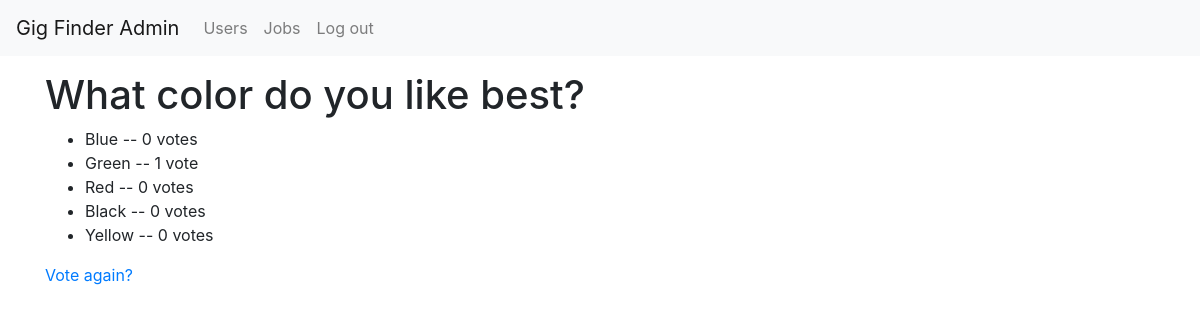
/1/results/, run on the app's committed database.
### polls/models.py (models this page shows, shortened)
class Question(models.Model):
    question_text = models.CharField(max_length=200)
    pub_date = models.DateTimeField('date published')

class Choice(models.Model):
    question = models.ForeignKey(Question, on_delete=models.CASCADE)
    choice_text = models.CharField(max_length=200)
    votes = models.IntegerField(default=0)

### polls/views.py (the view)
# urls.py: path('<int:pk>/results/', views.ResultsView.as_view(), name='results'),
class ResultsView(generic.DetailView):
    model = Question
    template_name = 'polls/results.html'

### polls/templates/polls/results.html
{% extends 'base.html' %}
{% block content %}
<h1>{{ question.question_text }}</h1>
<ul>
    {% for choice in question.choice_set.all %}
        <li>
            {{ choice.choice_text }} -- {{ choice.votes }} vote{{ choice.votes|pluralize }}
        </li>
    {% endfor %}
</ul>
<a href="{% url 'polls:detail' question.id %}">Vote again?</a>
{% endblock %}

### data on the page
Question: question_text "What color do you like best?"
Choice: choice_text "Blue", votes "0"
Choice: choice_text "Green", votes "1"
Choice: choice_text "Red", votes "0"
Choice: choice_text "Black", votes "0"
Choice: choice_text "Yellow", votes "0"
